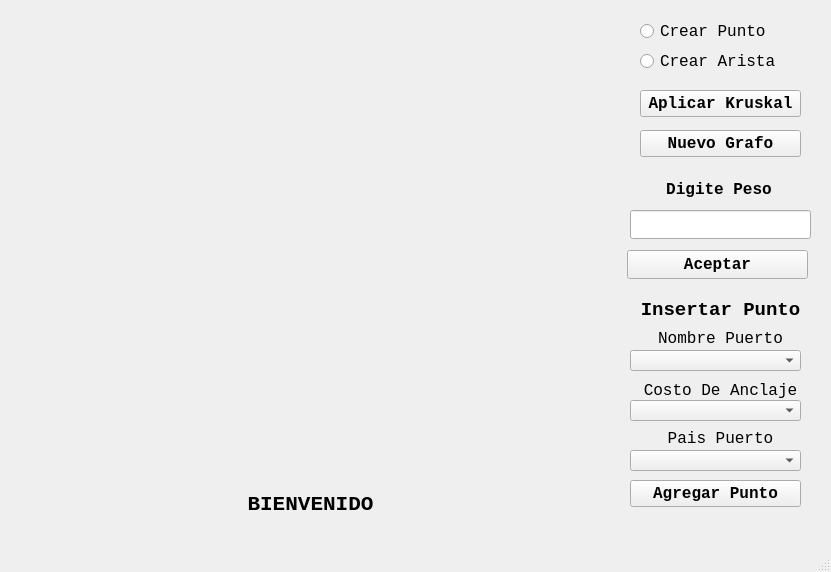
<?xml version="1.0" encoding="UTF-8"?>
<ui version="4.0">
 <class>myWindow</class>
 <widget class="QMainWindow" name="myWindow">
  <property name="geometry">
   <rect>
    <x>0</x>
    <y>0</y>
    <width>831</width>
    <height>572</height>
   </rect>
  </property>
  <property name="minimumSize">
   <size>
    <width>831</width>
    <height>572</height>
   </size>
  </property>
  <property name="maximumSize">
   <size>
    <width>831</width>
    <height>572</height>
   </size>
  </property>
  <property name="windowTitle">
   <string>Rutas Maritimas</string>
  </property>
  <widget class="QWidget" name="centralwidget">
   <widget class="QWidget" name="widgetMenu" native="true">
    <property name="geometry">
     <rect>
      <x>620</x>
      <y>10</y>
      <width>201</width>
      <height>161</height>
     </rect>
    </property>
    <widget class="QRadioButton" name="crearPunto">
     <property name="geometry">
      <rect>
       <x>20</x>
       <y>10</y>
       <width>161</width>
       <height>22</height>
      </rect>
     </property>
     <property name="font">
      <font>
       <family>Courier New</family>
       <pointsize>12</pointsize>
       <weight>50</weight>
       <bold>false</bold>
      </font>
     </property>
     <property name="text">
      <string>Crear Punto</string>
     </property>
    </widget>
    <widget class="QRadioButton" name="crearArista">
     <property name="geometry">
      <rect>
       <x>20</x>
       <y>40</y>
       <width>161</width>
       <height>22</height>
      </rect>
     </property>
     <property name="font">
      <font>
       <family>Courier New</family>
       <pointsize>12</pointsize>
       <weight>50</weight>
       <bold>false</bold>
      </font>
     </property>
     <property name="text">
      <string>Crear Arista</string>
     </property>
    </widget>
    <widget class="QPushButton" name="aplicarKruskal">
     <property name="geometry">
      <rect>
       <x>20</x>
       <y>80</y>
       <width>161</width>
       <height>27</height>
      </rect>
     </property>
     <property name="font">
      <font>
       <family>Courier New</family>
       <pointsize>12</pointsize>
       <weight>75</weight>
       <bold>true</bold>
      </font>
     </property>
     <property name="text">
      <string>Aplicar Kruskal</string>
     </property>
    </widget>
    <widget class="QPushButton" name="nuevoGrafo">
     <property name="geometry">
      <rect>
       <x>20</x>
       <y>120</y>
       <width>161</width>
       <height>27</height>
      </rect>
     </property>
     <property name="font">
      <font>
       <family>Courier New</family>
       <pointsize>12</pointsize>
       <weight>75</weight>
       <bold>true</bold>
      </font>
     </property>
     <property name="text">
      <string>Nuevo Grafo</string>
     </property>
    </widget>
   </widget>
   <widget class="QWidget" name="widgetPunto" native="true">
    <property name="geometry">
     <rect>
      <x>620</x>
      <y>280</y>
      <width>201</width>
      <height>241</height>
     </rect>
    </property>
    <widget class="QComboBox" name="nombrePuerto">
     <property name="geometry">
      <rect>
       <x>10</x>
       <y>70</y>
       <width>171</width>
       <height>21</height>
      </rect>
     </property>
    </widget>
    <widget class="QLabel" name="nameTitle">
     <property name="geometry">
      <rect>
       <x>30</x>
       <y>50</y>
       <width>141</width>
       <height>17</height>
      </rect>
     </property>
     <property name="font">
      <font>
       <family>Courier New</family>
       <pointsize>12</pointsize>
      </font>
     </property>
     <property name="text">
      <string>Nombre Puerto</string>
     </property>
     <property name="alignment">
      <set>Qt::AlignCenter</set>
     </property>
    </widget>
    <widget class="QLabel" name="costTitle">
     <property name="geometry">
      <rect>
       <x>10</x>
       <y>100</y>
       <width>181</width>
       <height>20</height>
      </rect>
     </property>
     <property name="font">
      <font>
       <family>Courier New</family>
       <pointsize>12</pointsize>
      </font>
     </property>
     <property name="text">
      <string>Costo De Anclaje</string>
     </property>
     <property name="alignment">
      <set>Qt::AlignCenter</set>
     </property>
    </widget>
    <widget class="QComboBox" name="costoAnclaje">
     <property name="geometry">
      <rect>
       <x>10</x>
       <y>120</y>
       <width>171</width>
       <height>21</height>
      </rect>
     </property>
    </widget>
    <widget class="QLabel" name="countryTitle">
     <property name="geometry">
      <rect>
       <x>30</x>
       <y>150</y>
       <width>141</width>
       <height>17</height>
      </rect>
     </property>
     <property name="font">
      <font>
       <family>Courier New</family>
       <pointsize>12</pointsize>
      </font>
     </property>
     <property name="text">
      <string>Pais Puerto</string>
     </property>
     <property name="alignment">
      <set>Qt::AlignCenter</set>
     </property>
    </widget>
    <widget class="QComboBox" name="paisPuerto">
     <property name="geometry">
      <rect>
       <x>10</x>
       <y>170</y>
       <width>171</width>
       <height>21</height>
      </rect>
     </property>
    </widget>
    <widget class="QPushButton" name="agregarPuerto">
     <property name="geometry">
      <rect>
       <x>10</x>
       <y>200</y>
       <width>171</width>
       <height>27</height>
      </rect>
     </property>
     <property name="font">
      <font>
       <family>Courier New</family>
       <pointsize>12</pointsize>
       <weight>75</weight>
       <bold>true</bold>
      </font>
     </property>
     <property name="text">
      <string>Agregar Punto</string>
     </property>
    </widget>
    <widget class="QLabel" name="insertTitle">
     <property name="geometry">
      <rect>
       <x>10</x>
       <y>20</y>
       <width>181</width>
       <height>20</height>
      </rect>
     </property>
     <property name="font">
      <font>
       <family>Courier New</family>
       <pointsize>14</pointsize>
       <weight>75</weight>
       <bold>true</bold>
      </font>
     </property>
     <property name="text">
      <string>Insertar Punto</string>
     </property>
     <property name="alignment">
      <set>Qt::AlignCenter</set>
     </property>
    </widget>
   </widget>
   <widget class="QWidget" name="verticalLayoutWidget">
    <property name="geometry">
     <rect>
      <x>10</x>
      <y>10</y>
      <width>601</width>
      <height>481</height>
     </rect>
    </property>
    <layout class="QVBoxLayout" name="lienzoLayout"/>
   </widget>
   <widget class="QWidget" name="widgetPeso" native="true">
    <property name="geometry">
     <rect>
      <x>620</x>
      <y>170</y>
      <width>201</width>
      <height>111</height>
     </rect>
    </property>
    <widget class="QLabel" name="labelTitlePeso">
     <property name="geometry">
      <rect>
       <x>20</x>
       <y>10</y>
       <width>158</width>
       <height>19</height>
      </rect>
     </property>
     <property name="font">
      <font>
       <family>Courier New</family>
       <pointsize>12</pointsize>
       <weight>75</weight>
       <bold>true</bold>
      </font>
     </property>
     <property name="text">
      <string>Digite Peso</string>
     </property>
     <property name="alignment">
      <set>Qt::AlignCenter</set>
     </property>
    </widget>
    <widget class="QLineEdit" name="textPeso">
     <property name="geometry">
      <rect>
       <x>10</x>
       <y>40</y>
       <width>181</width>
       <height>29</height>
      </rect>
     </property>
     <property name="font">
      <font>
       <family>Courier New</family>
       <pointsize>12</pointsize>
      </font>
     </property>
     <property name="text">
      <string/>
     </property>
    </widget>
    <widget class="QPushButton" name="aceptarPeso">
     <property name="geometry">
      <rect>
       <x>7</x>
       <y>80</y>
       <width>181</width>
       <height>29</height>
      </rect>
     </property>
     <property name="font">
      <font>
       <family>Courier New</family>
       <pointsize>12</pointsize>
       <weight>75</weight>
       <bold>true</bold>
      </font>
     </property>
     <property name="text">
      <string>Aceptar</string>
     </property>
    </widget>
   </widget>
   <widget class="QLabel" name="labelMessage">
    <property name="geometry">
     <rect>
      <x>10</x>
      <y>489</y>
      <width>601</width>
      <height>31</height>
     </rect>
    </property>
    <property name="font">
     <font>
      <family>Courier New</family>
      <pointsize>16</pointsize>
      <weight>75</weight>
      <bold>true</bold>
     </font>
    </property>
    <property name="text">
     <string>BIENVENIDO</string>
    </property>
    <property name="alignment">
     <set>Qt::AlignCenter</set>
    </property>
   </widget>
  </widget>
  <widget class="QMenuBar" name="menubar">
   <property name="geometry">
    <rect>
     <x>0</x>
     <y>0</y>
     <width>831</width>
     <height>25</height>
    </rect>
   </property>
  </widget>
  <widget class="QStatusBar" name="statusbar"/>
 </widget>
 <resources/>
 <connections/>
</ui>
